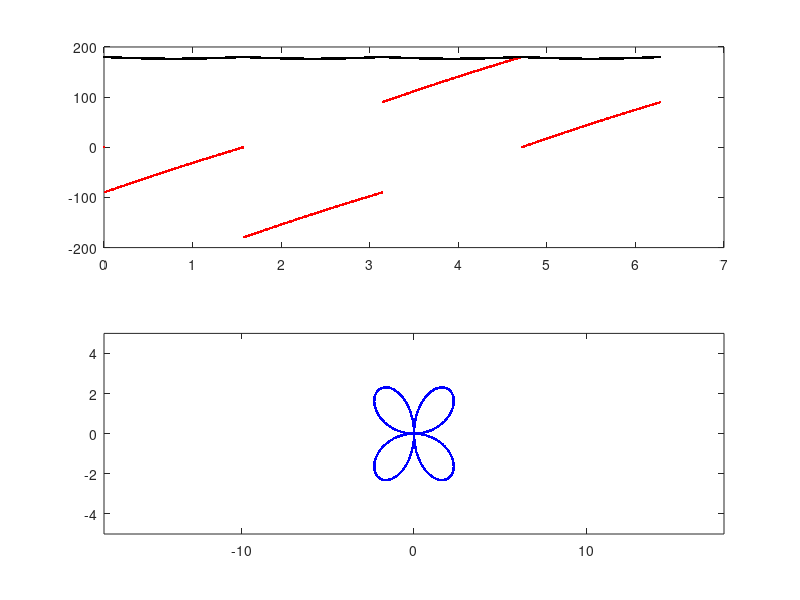

The MATLAB script that drew this image:
xa= 60; ya=30; xb=30; yb=60;
l1=50;l2=50;
for t=0:0.01:2*pi
    X = 3*sin(2*t)*cos(t)
    Y = 3*sin(2*t)*sin(t)
       
    c2 = (X^2 + Y^2 -l1^2 - l2^2)/(2*l1*l2)
    s2 = sqrt(abs(1-c2^2))
    t2 = atan2(s2,c2)
    t22 = t2*180/pi
    
    c1 = X*(l1+l2*c2) + Y*(l2*s2);
    s1 = Y*(l1+l2*c2) - X*(l2*s2);
    t1 = atan2(s1,c1);
    t11 = t1*180/pi
    
    Px = l1*cos(t1) + l2*cos(t1+t2);
    Py = l1*sin(t1) + l2*sin(t1+t2);
   
    subplot(2,1,1)
    plot(t,t11,'r.',t,t22,'k.')
    hold on
    
    subplot(2,1,2)
    plot(Px,Py,'b.')
    hold on
    axis([-18  18  -5 5])
    pause(0.001)
    
    
end
